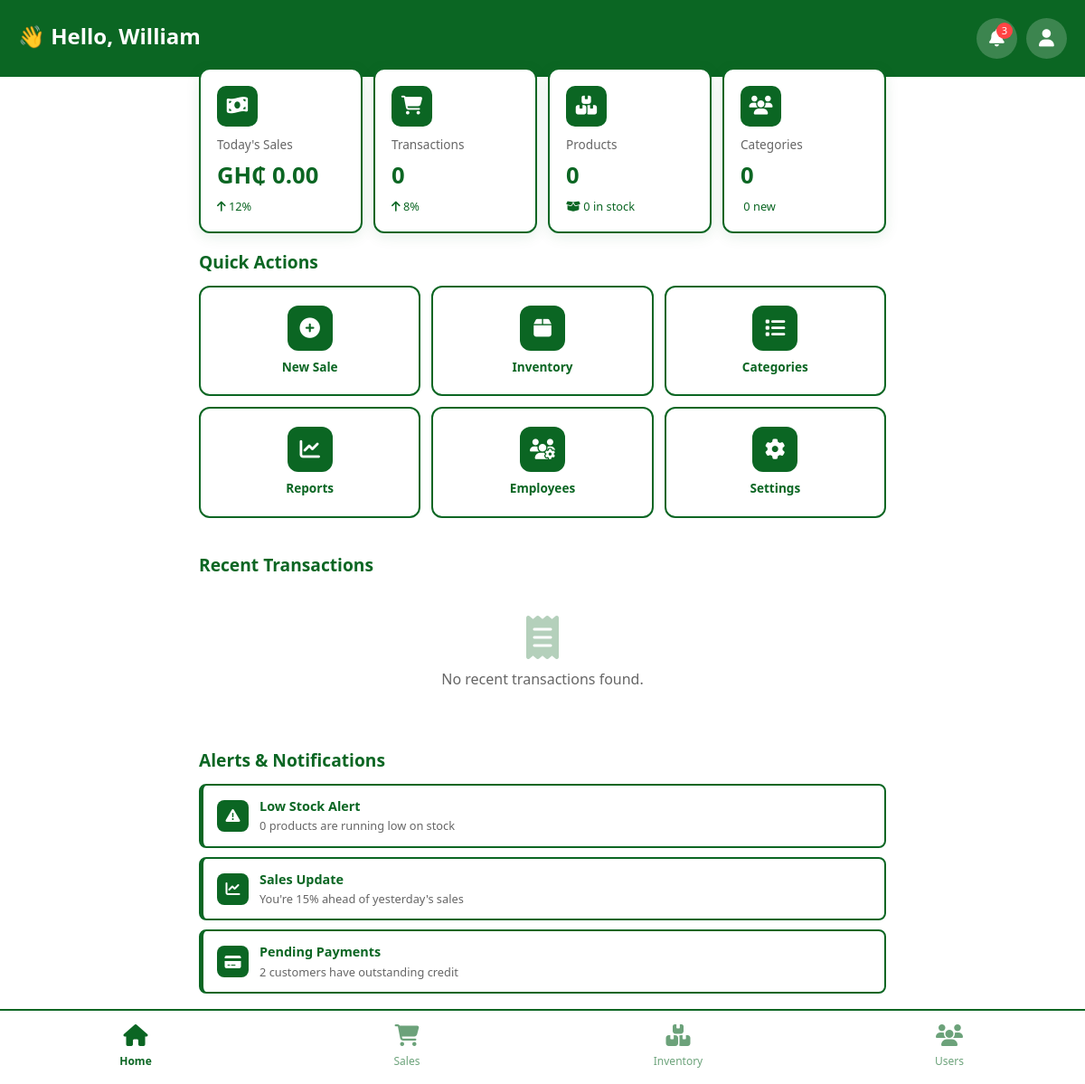
/dashboard/ (signed in), run on an earlier commit of the app's database.
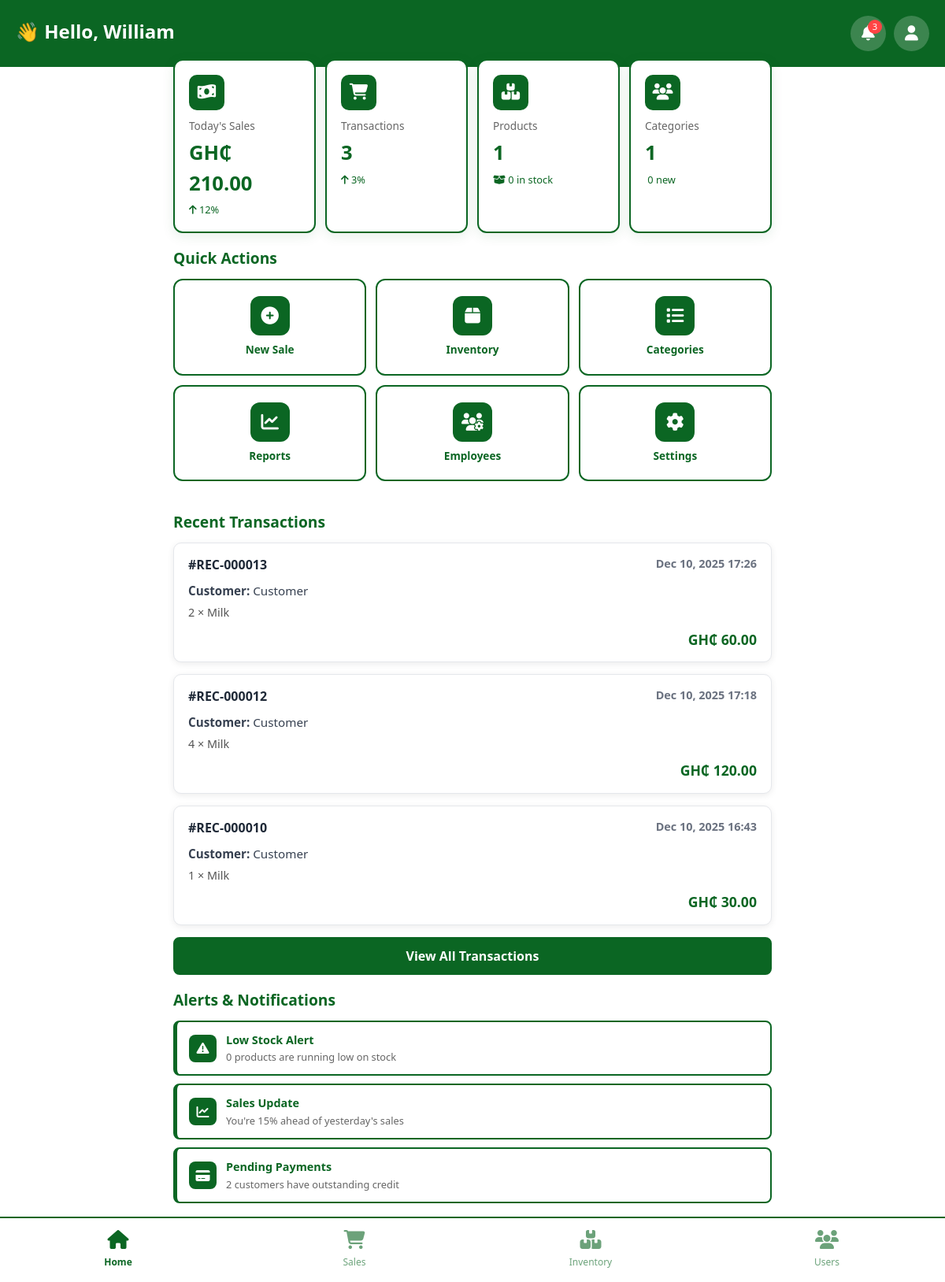
And on a later commit of the database.
### user/models.py (models this page shows, shortened)
class User(AbstractUser):
    POSITION_CHOICES = [
        ('admin', 'Admin'),
        ('owner', 'Owner'),
        ('worker', 'Worker'),
    ]
    email = models.EmailField(unique=True)
    position = models.CharField(
        max_length=50,
        choices=POSITION_CHOICES,
        blank=True,
    )
    last_login = models.DateTimeField(blank=True, null=True)
    is_active = models.BooleanField(default=True)
    is_staff = models.BooleanField(default=False)
    is_superuser = models.BooleanField(default=False)
    class Meta:
        db_table = 'account'  # reuse previous table name to ease migration

class Receipt(models.Model):
    sale = models.OneToOneField(Sales, on_delete=models.CASCADE)
    receipt_number = models.CharField(max_length=50, unique=True)
    issued_at = models.DateTimeField(auto_now_add=True)
    class Meta:
        db_table = 'receipt'

class SaleItem(models.Model):
    sale = models.ForeignKey(Sales, related_name="items", on_delete=models.CASCADE)
    product = models.ForeignKey(Product, on_delete=models.PROTECT)
    quantity = models.IntegerField()
    unit_price = models.DecimalField(max_digits=10, decimal_places=2)
    class Meta:
        db_table = 'sale_item'

class Product(models.Model):
    name = models.CharField(max_length=200)
    category = models.ForeignKey(Category, on_delete=models.PROTECT)
    description = models.TextField(blank=True)
    price = models.DecimalField(max_digits=10, decimal_places=2)
    cost_price = models.DecimalField(max_digits=10, decimal_places=2, null=True, blank=True)
    stock = models.IntegerField(default=0)
    min_stock = models.IntegerField(default=10)
    sku = models.CharField(max_length=50, blank=True)
    created_at = models.DateTimeField(auto_now_add=True)
    stock_level = models.CharField(max_length=50, blank=True, choices=[
        ('In Stock', 'In Stock'),
        ('Low Stock', 'Low Stock'),
        ('Out of Stock', 'Out of Stock'),
    ], default='In Stock')
    class Meta:
        db_table = 'product'

class Sales(models.Model):
    sales_id = models.AutoField(primary_key=True)
    PAYMENT_CHOICES = [
        ('cash', 'Cash'),
        ('mtn', 'MTN Mobile Money'),
        ('airtel', 'AirtelTigo Money'),
        ('vodafone', 'Vodafone Cash'),
        ('card', 'Card'),
    ]
    RECEIPT_CHOICES = [
        ('none', 'No Receipt'),
        ('sms', 'SMS'),
        ('whatsapp', 'WhatsApp'),
        ('email', 'Email'),
        ('print', 'Print PDF'),
    ]
    total_amount = models.DecimalField(max_digits=10, decimal_places=2, default=0.00)
    amount_paid = models.DecimalField(max_digits=10, decimal_places=2, null=True, blank=True)
    payment_method = models.CharField(max_length=20, choices=PAYMENT_CHOICES, default='cash')
    receipt_method = models.CharField(max_length=20, choices=RECEIPT_CHOICES, default='none')
    sale_date = models.DateTimeField(auto_now_add=True)
    class Meta:
        db_table = 'sales'
        verbose_name_plural = 'Sales'

### user/views.py (the view)
# urls.py: path('dashboard/', views.dashboard_view, name='dashboard'),
@login_required
def dashboard_view(request):
    user=request.user
    products_list = Product.objects.count()
    total_categories = Category.objects.count()
    low_stock_count = Product.objects.filter(stock_level='Low Stock').count()
    today_sales = Sales.objects.filter(sale_date__date=datetime.date.today())
    receipt = Receipt.objects.select_related('sale').prefetch_related('sale__items__product').order_by('-issued_at')[:3]
    receipts = Receipt.objects.select_related('sale').order_by('-issued_at')[:3]
    receipt_count = Receipt.objects.count()
    today = datetime.date.today()
    today_sales = Sales.objects.filter(sale_date__date=today)
    total_sales_amount = sum(sale.total_amount for sale in today_sales)
    context={
        'total_products':products_list,
        'total_categories':total_categories,
        'low_stock_count': low_stock_count,
        'total_sales_amount': total_sales_amount,
        'today_sales_count': today_sales.count(),
        'user':user,
        'Receipt_count': receipt_count,
        'receipt': receipt,
        'receipts': receipts,
    }
    return render(request, 'dashboard.html',context)

### templates/dashboard.html (shortened to what this page needs)
{% load static %}
<!DOCTYPE html>
<html lang="en">
<head>
    <link href="https://cdn.jsdelivr.net/npm/bootstrap@5.3.0/dist/css/bootstrap.min.css" rel="stylesheet">
    <link rel="stylesheet" href="https://cdnjs.cloudflare.com/ajax/libs/font-awesome/6.4.0/css/all.min.css">
</head>
<body>
    <div class="top-header">
        <div class="header-content">
            <div class="welcome-section">
                <h2>👋 Hello, {{ user.first_name|default:"Owner" }}</h2>
            </div>
            <div class="header-actions">
                <button class="btn-notification">
                    <i class="fas fa-bell"></i>
                    <span class="notification-badge">{{ notification_count|default:"3" }}</span>
                </button>
                <button class="btn-profile" onclick="window.location.href='{% url 'profile' %}'">
                    <i class="fas fa-user"></i>
                </button>
            </div>
        </div>
    </div>
    <div class="content-wrapper">
        <div class="quick-stats">
            <div class="stat-card">
                <div class="stat-icon">
                    <i class="fas fa-money-bill-wave"></i>
                </div>
                <div class="stat-label">Today's Sales</div>
                <div class="stat-value">GH₵ {{ total_sales_amount|default:"0.00" }}</div>
                <div class="stat-change positive">
                    <i class="fas fa-arrow-up"></i> {{ sales_change|default:"12" }}%
                </div>
            </div>
            <div class="stat-card">
                <div class="stat-icon">
                    <i class="fas fa-shopping-cart"></i>
                </div>
                <div class="stat-label">Transactions</div>
                <div class="stat-value">{{ Receipt_count|default:"0" }}</div>
                <div class="stat-change positive">
                    <i class="fas fa-arrow-up"></i> {{ Receipt_count|default:"8" }}%
                </div>
            </div>
            <div class="stat-card">
                <div class="stat-icon">
                    <i class="fas fa-boxes"></i>
                </div>
                <div class="stat-label">Products</div>
                <div class="stat-value">{{ total_products|default:"0" }}</div>
                <div class="stat-change positive">
                    <i class="fas fa-box-open"></i> {{ in_stock|default:"0" }} in stock
                </div>
            </div>
            <div class="stat-card">
                <div class="stat-icon">
                    <i class="fas fa-users"></i>
                </div>
                <div class="stat-label">Categories</div>
                <div class="stat-value">{{ total_categories|default:"0" }}</div>
                <div class="stat-change positive">
                     {{ categories|default:"0" }} new
                </div>
            </div>
        </div>
        <div class="quick-actions">
            <h3 class="section-title">Quick Actions</h3>
            <div class="action-grid">
                <a href="{% url 'new_sale' %}" class="action-card">
                    <div class="action-icon">
                        <i class="fas fa-plus-circle"></i>
                    </div>
                    <div class="action-label">New Sale</div>
                </a>
                <a href="{% url 'inventory' %}" class="action-card">
                    <div class="action-icon">
                        <i class="fas fa-box"></i>
                    </div>
                    <div class="action-label">Inventory</div>
                </a>
                <a href="{% url 'category' %}" class="action-card">
                    <div class="action-icon">
                        <i class="fas fa-list"></i>
                    </div>
                    <div class="action-label">Categories</div>
                </a>
                <a href="{% url 'reports' %}" class="action-card">
                    <div class="action-icon">
                        <i class="fas fa-chart-line"></i>
                    </div>
                    <div class="action-label">Reports</div>
                </a>
                <a href="{% url 'users' %}" class="action-card">
                    <div class="action-icon">
                        <i class="fas fa-users-cog"></i>
                    </div>
                    <div class="action-label">Employees</div>
                </a>
                <a href="{% url 'settings' %}" class="action-card">
                    <div class="action-icon">
                        <i class="fas fa-cog"></i>
                    </div>
                    <div class="action-label">Settings</div>
                </a>
            </div>
        </div>
        <div class="recent-section">
    <h3 class="section-title">Recent Transactions</h3>
    {% if receipt %}
        {% for sale in receipt|slice:":3" %}
            <div class="transaction-card">
                <div class="transaction-header">
                    <span class="transaction-id">#{{ sale.receipt_number }}</span>
                    <span class="transaction-time">{{ sale.issued_at|date:"M d, Y H:i" }}</span>
                </div>
                <div class="transaction-body">
                    <p class="transaction-customer">
                        <strong>Customer:</strong> {{ sale.customer_name|default:"Customer" }}
                    </p>
                    <div class="transaction-items">
                        {% for item in sale.sale.items.all %}
                            <span class="item">
                                {{ item.quantity }} × {{ item.product.name }}
                            </span>
                        {% endfor %}
                    </div>
                </div>
                <div class="transaction-footer">
                    <span class="transaction-amount">GH₵ {{ sale.sale.total_amount|default:"0.00" }}</span>
                </div>
            </div>
        {% endfor %}
        <a href="{% url 'transactions' %}" class="view-all-btn">View All Transactions</a>
    {% else %}
        <div class="empty-state">
            <i class="fas fa-receipt"></i>
            <p>No recent transactions found.</p>
        </div>
    {% endif %}
</div>
        <div class="alerts-section">
            <h3 class="section-title">Alerts & Notifications</h3>
            <div class="alert-card">
                <div class="alert-icon">
                    <i class="fas fa-exclamation-triangle"></i>
                </div>
                <div class="alert-content">
                    <div class="alert-title">Low Stock Alert</div>
                    <div class="alert-text">{{ low_stock_count }} products are running low on stock</div>
                </div>
            </div>
            <div class="alert-card">
                <div class="alert-icon">
                    <i class="fas fa-chart-line"></i>
                </div>
                <div class="alert-content">
                    <div class="alert-title">Sales Update</div>
                    <div class="alert-text">You're {{ performance|default:"15" }}% ahead of yesterday's sales</div>
                </div>
            </div>
            <div class="alert-card">
                <div class="alert-icon">
                    <i class="fas fa-credit-card"></i>
                </div>
                <div class="alert-content">
                    <div class="alert-title">Pending Payments</div>
                    <div class="alert-text">{{ pending_payments|default:"2" }} customers have outstanding credit</div>
                </div>
            </div>
        </div>
    </div>
    <div class="bottom-nav">
        <a href="{% url 'dashboard' %}" class="nav-item active">
            <i class="fas fa-home"></i>
            <span>Home</span>
        </a>
        <a href="{% url 'sales' %}" class="nav-item">
            <i class="fas fa-shopping-cart"></i>
            <span>Sales</span>
        </a>
        <a href="{% url 'inventory' %}" class="nav-item">
            <i class="fas fa-boxes"></i>
            <span>Inventory</span>
        </a>
        <a href="{% url 'users' %}" class="nav-item">
            <i class="fas fa-users"></i>
            <span>Users</span>
        </a>
    </div>
</body>
</html>

What changed in the data, as far as the page shows it:
added Receipt: receipt_number "REC-000013", issued_at "Dec 10, 2025 17:26", customer_name "Customer", sale.total_amount "60.00"
added SaleItem: quantity "2", product.name "Milk", shown under "REC-000013"
added Receipt: receipt_number "REC-000012", issued_at "Dec 10, 2025 17:18", customer_name "Customer", sale.total_amount "120.00"
added SaleItem: quantity "4", product.name "Milk", shown under "REC-000012"
added Receipt: receipt_number "REC-000010", issued_at "Dec 10, 2025 16:43", customer_name "Customer", sale.total_amount "30.00"
added SaleItem: quantity "1", product.name "Milk", shown under "REC-000010"
Also different on the page:
{{ total_sales_amount|default:"0.00" }}: "0.00" → "210.00"
{{ Receipt_count|default:"0" }}: "0" → "3"
{{ Receipt_count|default:"8" }}: "8" → "3"
{{ total_products|default:"0" }}: "0" → "1"
{{ total_categories|default:"0" }}: "0" → "1"
text no longer shown: "No recent transactions found."
text now shown: "View All Transactions"
